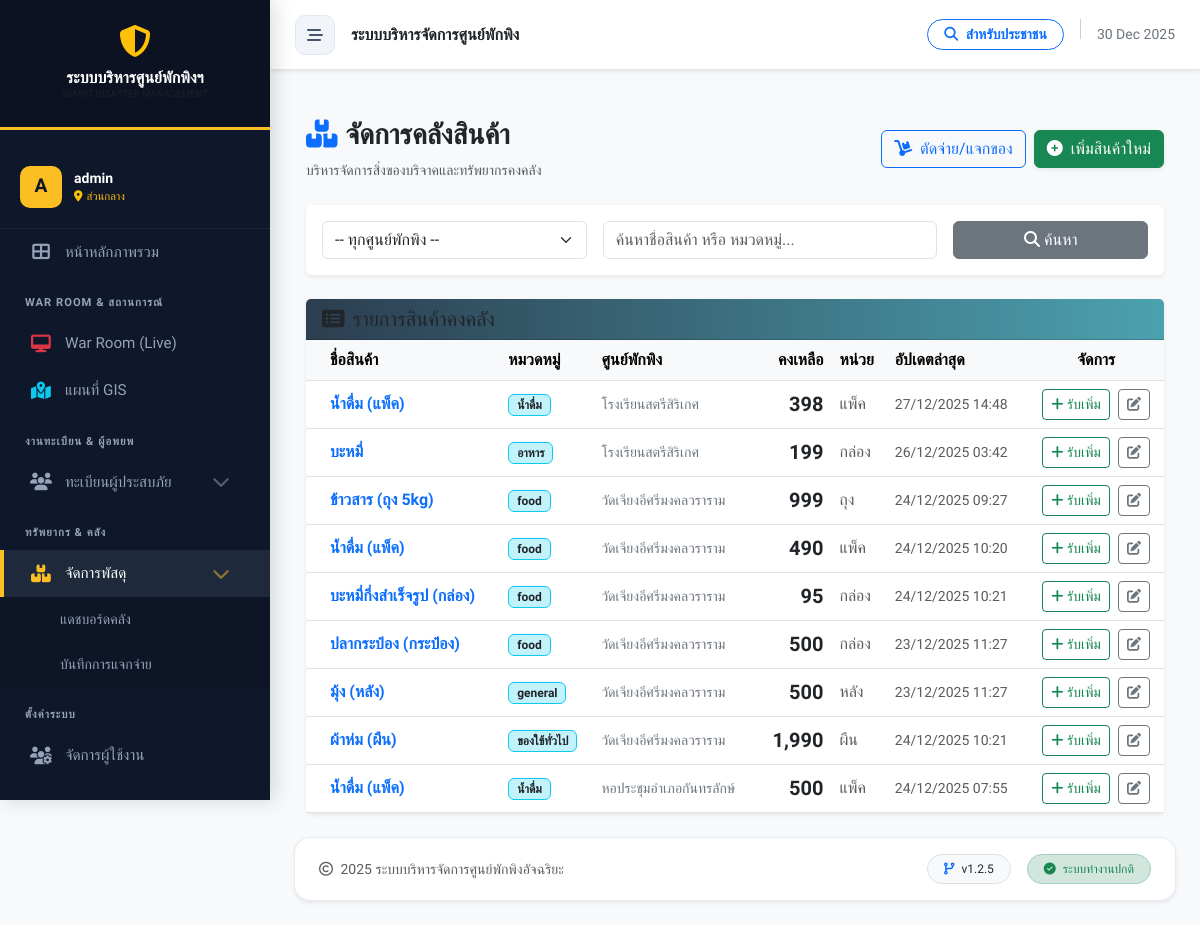
Screenshot of /inventory_list.php (signed in) with the database file from the repository.
### tables this page shows
CREATE TABLE `inventory` (
  `id` int(11) NOT NULL,
  `shelter_id` int(11) NOT NULL,
  `item_name` varchar(100) NOT NULL,
  `quantity` int(11) NOT NULL DEFAULT 0,
  `unit` varchar(20) NOT NULL,
  `last_updated` timestamp NOT NULL DEFAULT current_timestamp(),
  `category` varchar(50) DEFAULT 'general'
);

CREATE TABLE `shelters` (
  `id` int(11) NOT NULL,
  `incident_id` int(11) NOT NULL COMMENT 'ผูกกับเหตุการณ์ไหน',
  `name` varchar(200) NOT NULL COMMENT 'ชื่อศูนย์',
  `location` text NOT NULL COMMENT 'ที่ตั้ง',
  `district` varchar(100) DEFAULT NULL,
  `province` varchar(100) DEFAULT NULL,
  `latitude` decimal(10,8) DEFAULT NULL,
  `longitude` decimal(11,8) DEFAULT NULL,
  `capacity` int(11) NOT NULL DEFAULT 0 COMMENT 'ความจุสูงสุด',
  `contact_person` varchar(255) DEFAULT NULL,
  `contact_phone` varchar(20) DEFAULT NULL,
  `status` enum('open','full','closed') NOT NULL DEFAULT 'open',
  `last_updated` datetime DEFAULT NULL,
  `created_at` datetime DEFAULT current_timestamp()
);

### inventory_list.php (the view, shortened to what this page needs)
<?php
require_once 'config/db.php';
$role = $_SESSION['role'];
$my_shelter_id = $_SESSION['shelter_id'] ?? 0;
$shelter_id = ($role === 'admin') ? ($_GET['shelter_id'] ?? '') : $my_shelter_id;
$search = $_GET['search'] ?? '';
$params = [];
$where = " WHERE 1=1 ";
$sql = "SELECT i.*, s.name as shelter_name
        FROM inventory i
        JOIN shelters s ON i.shelter_id = s.id
        $where
        ORDER BY i.shelter_id, i.category, i.item_name";
$stmt = $pdo->prepare($sql);
$stmt->execute($params);
$inventory = $stmt->fetchAll();
?>
<!DOCTYPE html>
<html lang="th">
<head>
    <link rel="stylesheet" href="https://cdnjs.cloudflare.com/ajax/libs/font-awesome/6.4.0/css/all.min.css">
</head>
<body class="bg-light">
<?php include 'includes/header.php'; ?>
<div class="container mt-4">
    <div class="d-flex justify-content-between align-items-center mb-4 flex-wrap gap-2">
        <div>
            <h3 class="fw-bold text-dark"><i class="fas fa-boxes text-primary me-2"></i>จัดการคลังสินค้า</h3>
            <p class="text-muted small mb-0">บริหารจัดการสิ่งของบริจาคและทรัพยากรคงคลัง</p>
        </div>
        <div class="d-flex gap-2">
            <a href="distribution_manager.php" class="btn btn-outline-primary">
                <i class="fas fa-dolly me-1"></i> ตัดจ่าย/แจกของ
            </a>
            <button class="btn btn-success shadow-sm" onclick="openAddModal()">
                <i class="fas fa-plus-circle me-1"></i> เพิ่มสินค้าใหม่
            </button>
        </div>
    </div>
    <div class="card shadow-sm border-0 mb-4">
        <div class="card-body bg-white rounded">
            <form method="GET" class="row g-3">
                <?php if ($role === 'admin'): ?>
                <div class="col-md-4">
                    <select name="shelter_id" class="form-select">
                        <option value="">-- ทุกศูนย์พักพิง --</option>
                    </select>
                </div>
                <?php endif; ?>
                <div class="col-md-5">
                    <input type="text" name="search" class="form-control" placeholder="ค้นหาชื่อสินค้า หรือ หมวดหมู่..." value="<?php echo htmlspecialchars($search); ?>">
                </div>
                <div class="col-md-3">
                    <button type="submit" class="btn btn-secondary w-100"><i class="fas fa-search"></i> ค้นหา</button>
                </div>
            </form>
        </div>
    </div>
    <div class="card shadow-sm border-0">
        <div class="card-header card-header-custom">
            <h5 class="mb-0"><i class="fas fa-list-alt me-2"></i>รายการสินค้าคงคลัง</h5>
        </div>
        <div class="card-body p-0">
            <div class="table-responsive">
                <table class="table table-hover align-middle mb-0">
                    <thead class="table-light">
                        <tr>
                            <th class="ps-4">ชื่อสินค้า</th>
                            <th>หมวดหมู่</th>
                            <?php if(!$shelter_id): ?><th>ศูนย์พักพิง</th><?php endif; ?>
                            <th class="text-end">คงเหลือ</th>
                            <th>หน่วย</th>
                            <th>อัปเดตล่าสุด</th>
                            <th class="text-center">จัดการ</th>
                        </tr>
                    </thead>
                    <tbody>
                        <?php if (empty($inventory)): ?>
                            <tr><td colspan="8" class="text-center py-5 text-muted">ไม่พบข้อมูลสินค้า</td></tr>
                        <?php else: ?>
                            <?php foreach ($inventory as $item):
                                $isLowStock = $item['quantity'] < 10;
                                $rowClass = $isLowStock ? 'bg-low-stock' : '';
                                $itemJson = htmlspecialchars(json_encode($item), ENT_QUOTES, 'UTF-8');
                            ?>
                            <tr class="<?php echo $rowClass; ?>">
                                <td class="ps-4 fw-bold text-primary">
                                    <?php echo htmlspecialchars($item['item_name']); ?>
                                </td>
                                <td><span class="badge bg-info text-dark bg-opacity-25 border border-info"><?php echo htmlspecialchars($item['category']); ?></span></td>
                                <?php if(!$shelter_id): ?>
                                    <td><small class="text-secondary"><?php echo htmlspecialchars($item['shelter_name']); ?></small></td>
                                <?php endif; ?>
                                <td class="text-end fs-5 fw-bold text-dark"><?php echo number_format($item['quantity']); ?></td>
                                <td class="text-muted"><?php echo htmlspecialchars($item['unit']); ?></td>
                                <td class="text-muted small"><?php echo date('d/m/Y H:i', strtotime($item['last_updated'])); ?></td>
                                <td class="text-center">
                                    <button class="btn btn-sm btn-outline-success me-1"
                                            onclick='openRestockModal(<?php echo $itemJson; ?>)'
                                            title="รับเพิ่ม">
                                        <i class="fas fa-plus"></i> รับเพิ่ม
                                    </button>
                                    <button class="btn btn-sm btn-outline-secondary"
                                            onclick='openEditModal(<?php echo $itemJson; ?>)'
                                            title="แก้ไข">
                                        <i class="fas fa-edit"></i>
                                    </button>
                                </td>
                            </tr>
                            <?php endforeach; ?>
                        <?php endif; ?>
                    </tbody>
                </table>
            </div>
        </div>
    </div>
</div>
<?php include 'includes/footer.php'; ?>
</body>
</html>

### assets/css/style.css (style rules this page uses)
:root { --sidebar-width: 280px; --sidebar-collapsed-width: 0px; --primary-color: #2563eb; --primary-dark: #1e40af; --bg-color: #f8fafc; --sidebar-bg: #0f172a; --text-color: #334155; --transition-speed: 0.3s; }
body { font-family: 'Sarabun', sans-serif; background-color: var(--bg-color); color: var(--text-color); overflow-x: hidden; }

### inventory_list.php (style rules this page uses)
.card-header-custom { background: linear-gradient(to right, #2c3e50, #4ca1af); color: white; }

### includes/header.php (style rules this page uses)
:root { --sidebar-width: 270px; --nav-bg: #0f172a; --nav-hover: #1e293b; --active-gold: #fbbf24; --text-main: #f1f5f9; --text-muted: #94a3b8; --body-bg: #f8fafc; }
body { font-family: 'Prompt', sans-serif; background-color: var(--body-bg); color: #334155; overflow-x: hidden; }

### rows the page displays
inventory: item_name "น้ำดื่ม (แพ็ค)", category "น้ำดื่ม", shelter.name "โรงเรียนสตรีสิริเกศ", quantity "398", unit "แพ็ค", last_updated "27/12/2025 14:48"
inventory: item_name "บะหมี่", category "อาหาร", shelter.name "โรงเรียนสตรีสิริเกศ", quantity "199", unit "กล่อง", last_updated "26/12/2025 03:42"
inventory: item_name "ข้าวสาร (ถุง 5kg)", category "food", shelter.name "วัดเจียงอีศรีมงคลวราราม", quantity "999", unit "ถุง", last_updated "24/12/2025 09:27"
inventory: item_name "น้ำดื่ม (แพ็ค)", category "food", shelter.name "วัดเจียงอีศรีมงคลวราราม", quantity "490", unit "แพ็ค", last_updated "24/12/2025 10:20"
inventory: item_name "บะหมี่กึ่งสำเร็จรูป (กล่อง)", category "food", shelter.name "วัดเจียงอีศรีมงคลวราราม", quantity "95", unit "กล่อง", last_updated "24/12/2025 10:21"
inventory: item_name "ปลากระป๋อง (กระป๋อง)", category "food", shelter.name "วัดเจียงอีศรีมงคลวราราม", quantity "500", unit "กล่อง", last_updated "23/12/2025 11:27"
inventory: item_name "มุ้ง (หลัง)", category "general", shelter.name "วัดเจียงอีศรีมงคลวราราม", quantity "500", unit "หลัง", last_updated "23/12/2025 11:27"
inventory: item_name "ผ้าห่ม (ผืน)", category "ของใช้ทั่วไป", shelter.name "วัดเจียงอีศรีมงคลวราราม", quantity "1,990", unit "ผืน", last_updated "24/12/2025 10:21"
inventory: item_name "น้ำดื่ม (แพ็ค)", category "น้ำดื่ม", shelter.name "หอประชุมอำเภอกันทรลักษ์", quantity "500", unit "แพ็ค", last_updated "24/12/2025 07:55"

### other values shown
substr($_SESSION['username'] ?? 'U', 0, 1) "A"
$_SESSION['username'] "admin"
$user_shelter_name ?: 'ส่วนกลาง' "ส่วนกลาง"
